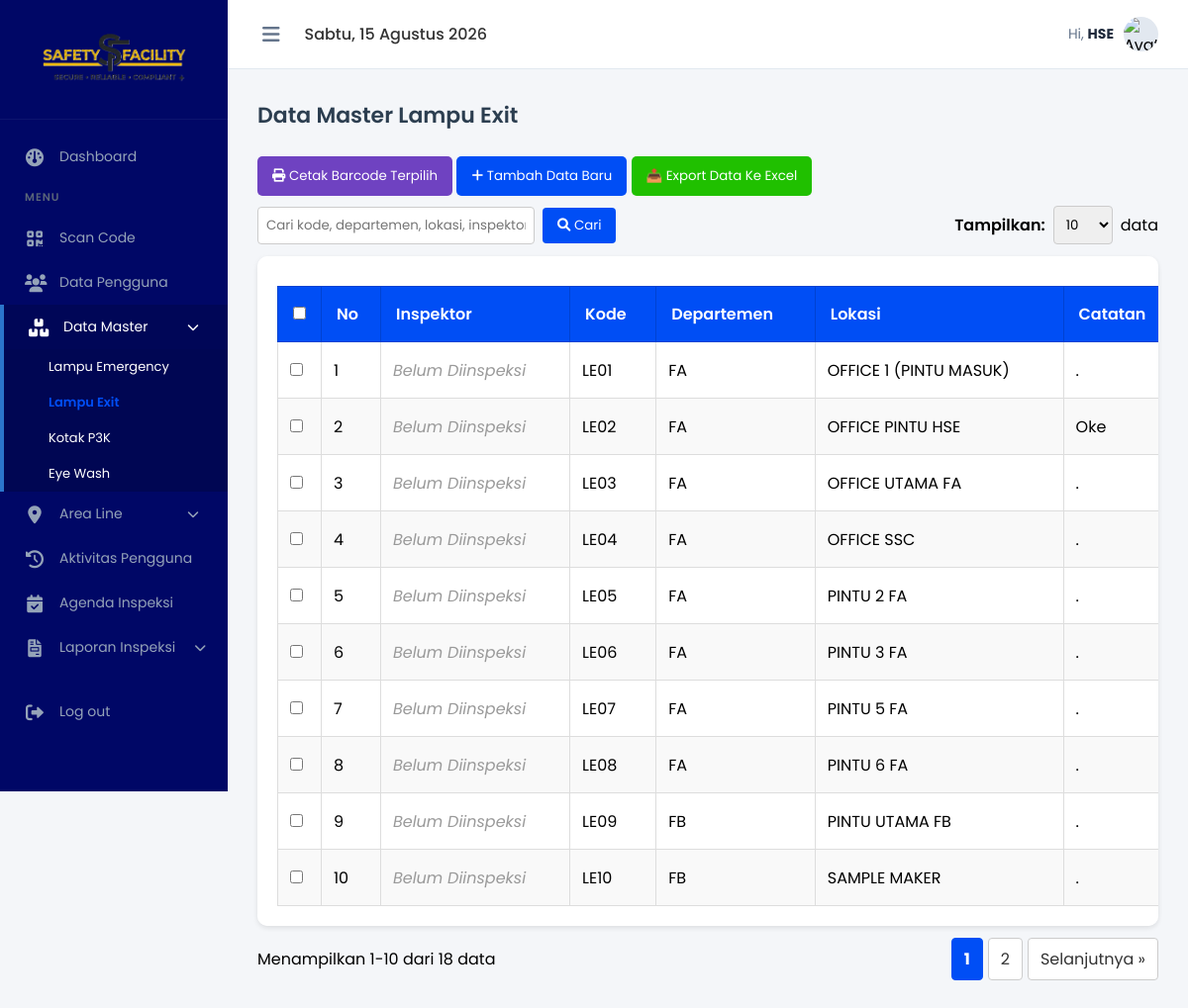
Screenshot of /lampu_exit.php (signed in) with the database file from the repository.
### tables this page shows
CREATE TABLE `master_lampu` (
  `id` int(11) NOT NULL,
  `code` varchar(50) NOT NULL,
  `merek` enum('Visalux','Panasonic','Hokito','') DEFAULT NULL,
  `line_area` varchar(100) DEFAULT NULL,
  `lokasi` varchar(255) NOT NULL,
  `indikator_mati_menyala` varchar(20) DEFAULT NULL,
  `lampu_mati` varchar(20) DEFAULT NULL,
  `nyala_otomatis` varchar(20) DEFAULT NULL,
  `kondisi` enum('baik','rusak','','') NOT NULL,
  `catatan` varchar(255) NOT NULL
);

### lampu_exit.php (the view, shortened to what this page needs)
<?php
global $koneksi;
$search = isset($_GET['search']) ? trim($_GET['search']) : '';
$limit = isset($_GET['limit']) ? (int)$_GET['limit'] : 10;
$limit_options = [10, 25, 50, 100];
$page = isset($_GET['page']) ? (int)$_GET['page'] : 1;
$offset = ($page - 1) * $limit;
$search_sql = '';
$join_sql = "FROM master_lampu ml
    LEFT JOIN (
        SELECT code_lampu, username, tanggal_inspeksi
        FROM inspeksi_lampu
        WHERE id_inspeksi IN (SELECT MAX(id_inspeksi) FROM inspeksi_lampu GROUP BY code_lampu)
    ) il ON ml.code = il.code_lampu
    WHERE ml.code LIKE 'LE%'" . $search_sql;
$query_total = mysqli_query($koneksi, "SELECT COUNT(*) AS total $join_sql");
$total_rows = 0;
if ($query_total) {
    $total_rows = (int) mysqli_fetch_assoc($query_total)['total'];
}
$total_pages = $total_rows > 0 ? (int) ceil($total_rows / $limit) : 1;
$query = mysqli_query($koneksi, "SELECT ml.*, il.username, il.tanggal_inspeksi $join_sql
    ORDER BY ml.id ASC
    LIMIT $limit OFFSET $offset");
$hari_ini = date('l');
$daftar_hari = [
    'Sunday' => 'Minggu',
    'Monday' => 'Senin',
    'Tuesday' => 'Selasa',
    'Wednesday' => 'Rabu',
    'Thursday' => 'Kamis',
    'Friday' => 'Jumat',
    'Saturday' => 'Sabtu'
];
$hari_indo = $daftar_hari[$hari_ini] ?? $hari_ini;
$bulan_ini = date('F');
$daftar_bulan = [
    'January' => 'Januari',
    'February' => 'Februari',
    'March' => 'Maret',
    'April' => 'April',
    'May' => 'Mei',
    'June' => 'Juni',
    'July' => 'Juli',
    'August' => 'Agustus',
    'September' => 'September',
    'October' => 'Oktober',
    'November' => 'November',
    'December' => 'Desember'
];
$bulan_indo = $daftar_bulan[$bulan_ini] ?? $bulan_ini;
$tanggal_format = $hari_indo . ", " . date('d') . " " . $bulan_indo . " " . date('Y');
?>
<!DOCTYPE html>
<html lang="id">
<head>
    <link rel="stylesheet" href="https://cdnjs.cloudflare.com/ajax/libs/font-awesome/6.0.0/css/all.min.css">
    <link rel="stylesheet" href="style.css">
</head>
<body>
    <aside class="sidebar" id="sidebar">
        <div class="sidebar-brand">
            <img src="../foto/logo.png" alt="Safety Facility Logo" class="sidebar-logo">
        </div>
        <ul class="sidebar-menu">
            <li><a href="index.php"><i class="fa-solid fa-gauge"></i> <span>Dashboard</span></a></li>
            <li class="menu-header">Menu</li>
            <li><a href="scan.php"><i class="fa-solid fa-qrcode"></i> <span>Scan Code</span></a></li>
            <li><a href="../login.php"><i class="fa-solid fa-users"></i> <span>Data Pengguna</span></a></li>
            <li class="has-submenu active">
                <a href="javascript:void(0)" onclick="toggleSubmenu(this)">
                    <i class="fa-solid fa-boxes-stacked"></i>
                    <span>Data Master</span>
                    <i class="fa-solid fa-chevron-down submenu-icon"></i>
                </a>
                <ul class="submenu" style="display: block;">
                    <li><a href="master_lampu.php"> Lampu Emergency</a></li>
                    <li><a href="lampu_exit.php" style="color: #004ef5; font-weight: 600;"> Lampu Exit</a></li>
                    <li><a href="master_p3k.php"> Kotak P3K</a></li>
                    <li><a href="master_eyewash.php"> Eye Wash</a></li>
                </ul>
            </li>
            <li class="has-submenu">
                <a href="javascript:void(0)" onclick="toggleSubmenu(this)">
                    <i class="fa-solid fa-location-dot"></i>
                    <span>Area Line</span>
                    <i class="fa-solid fa-chevron-down submenu-icon"></i>
                </a>
            </li>
            <li><a href="aktivitas.php"><i class="fa-solid fa-clock-rotate-left"></i> <span>Aktivitas Pengguna</span></a></li>
            <li><a href="agenda.php"><i class="fa-solid fa-calendar-check"></i> <span>Agenda Inspeksi</span></a></li>
            <li class="has-submenu">
                <a href="javascript:void(0)" onclick="toggleSubmenu(this)">
                    <i class="fa-solid fa-file-invoice"></i>
                    <span>Laporan Inspeksi</span>
                    <i class="fa-solid fa-chevron-down submenu-icon"></i>
                </a>
            </li>
            <li style="margin-top: 20px;"><a href="../logout.php"><i class="fa-solid fa-right-from-bracket"></i> <span>Log out</span></a></li>
        </ul>
    </aside>
    <main class="main-content">
        <header class="topbar">
            <div class="topbar-left">
                <button class="toggle-sidebar-btn" onclick="toggleSidebar()"><i class="fa-solid fa-bars"></i></button>
                <div class="topbar-date"><?= $tanggal_format; ?></div>
            </div>
            <div class="user-profile">
                <span>Hi, <strong><?= htmlspecialchars($_SESSION['nama_lengkap'] ?? 'Admin'); ?></strong></span>
                <div class="user-avatar">
                    <img src="https://images.unsplash.com/photo-1535713875002-d1d0cf377fde?q=80&w=100" alt="Avatar">
                </div>
            </div>
        </header>
        <section class="content-body">
            <h2 class="page-title">Data Master Lampu Exit</h2>
            <div class="top-actions">
                <button type="button" id="btnCetakTerpilih" onclick="cetakBarcodeTerpilih('lampu')" style="background: #6f42c1; border:none; padding:10px 15px; margin-bottom: 10px; color:white; border-radius:5px; cursor:pointer;"><i class="fa-solid fa-print"></i> Cetak Barcode Terpilih</button>
                <button type="button" onclick="document.getElementById('modalTambah').style.display='block'" style="background: #004ef5; border:none; padding:10px 15px; margin-bottom: 10px; color:white; border-radius:5px; cursor:pointer;">
                    <i class="fa-solid fa-plus"></i> Tambah Data Baru
                </button>
                <button onclick="window.location.href='../export/excel_exit.php'" style="background: #20c000; border:none; padding:10px 15px; margin-bottom: 10px; color:white; border-radius:5px; cursor:pointer;">📤 Export Data Ke Excel</button>
            </div>
            <div style="display:flex; justify-content:space-between; align-items:center; flex-wrap:wrap; gap:10px; margin-bottom:12px;">
                <form method="GET" style="display:flex; align-items:center; gap:8px;">
                    <input type="text" name="search" value="<?= htmlspecialchars($search); ?>" placeholder="Cari kode, departemen, lokasi, inspektor..." style="padding:8px; border:1px solid #ccc; border-radius:4px; width:280px;">
                    <button type="submit" style="background:#004ef5; color:white; border:none; padding:8px 15px; border-radius:4px; cursor:pointer;">
                        <i class="fa-solid fa-magnifying-glass"></i> Cari
                    </button>
                </form>
                <form method="GET" style="display:flex; align-items:center; gap:8px;">
                    <label style="font-weight:600;">Tampilkan:</label>
                    <select name="limit" onchange="this.form.submit()" style="padding:8px; border:1px solid #ccc; border-radius:4px;">
                        <?php foreach ($limit_options as $opt): ?>
                            <option value="<?= $opt; ?>" <?= $limit == $opt ? 'selected' : ''; ?>><?= $opt; ?></option>
                        <?php endforeach; ?>
                    </select>
                    <span>data</span>
                </form>
            </div>
            <div class="table-container">
                <table>
                    <thead>
                        <tr>
                            <th style="width: 3%"><input type="checkbox" id="checkAll" onclick="toggleCheckAll(this)"></th><th style="width: 5%">No</th>
                            <th>Inspektor</th>
                            <th>Kode</th>
                            <th>Departemen</th>
                            <th>Lokasi</th>
                            <th>Catatan</th>
                        </tr>
                    </thead>
                    <tbody>
                        <?php
                        $no = $offset + 1;
                        if ($query && mysqli_num_rows($query) > 0) {
                            while ($row = mysqli_fetch_assoc($query)) {
                        ?>
                                <tr>
                                    <td><input type="checkbox" class="row-check" value="<?= $row['id']; ?>"></td>
                                    <td><?= $no++; ?></td>
                                    <td><?= !empty($row['username']) ? htmlspecialchars($row['username']) : '<span style="color:#999; font-style:italic;">Belum Diinspeksi</span>'; ?></td>
                                    <td><?= htmlspecialchars($row['code']); ?></td>
                                    <td><?= !empty($row['line_area']) ? htmlspecialchars($row['line_area']) : '-'; ?></td>
                                    <td><?= htmlspecialchars($row['lokasi']); ?></td>
                                    <td><?= !empty($row['catatan']) ? htmlspecialchars($row['catatan']) : '-'; ?></td>
                                </tr>
                        <?php }
                        } else {
                            echo "<tr><td colspan='9' style='text-align:center;'>Tidak ada data master Lampu Exit tersedia</td></tr>";
                        }
                        ?>
                    </tbody>
                </table>
            </div>
            <div style="display:flex; justify-content:space-between; align-items:center; flex-wrap:wrap; gap:10px; margin-top:12px;">
                <div>
                    Menampilkan <?= $total_rows > 0 ? ($offset + 1) : 0; ?>-<?= min($offset + $limit, $total_rows); ?> dari <?= $total_rows; ?> data
                </div>
                <?php if ($total_pages > 1): ?>
                    <div style="display:flex; gap:5px; flex-wrap:wrap;">
                        <?php
                        $base_params = [];
                        $base_params['limit'] = $limit;
                        function buildPageUrl($page_num, $base_params)
                        {
                            $params = $base_params;
                            $params['page'] = $page_num;
                            return 'lampu_exit.php?' . http_build_query($params);
                        }
                        ?>
                        <?php for ($i = 1; $i <= $total_pages; $i++): ?>
                            <a href="<?= buildPageUrl($i, $base_params); ?>" style="padding:8px 12px; border:1px solid <?= $i == $page ? '#004ef5' : '#ccc'; ?>; background:<?= $i == $page ? '#004ef5' : '#fff'; ?>; color:<?= $i == $page ? '#fff' : '#333'; ?>; border-radius:4px; text-decoration:none; font-weight:<?= $i == $page ? '700' : '400'; ?>;"><?= $i; ?></a>
                        <?php endfor; ?>
                        <?php if ($page < $total_pages): ?>
                            <a href="<?= buildPageUrl($page + 1, $base_params); ?>" style="padding:8px 12px; border:1px solid #ccc; background:#fff; border-radius:4px; text-decoration:none; color:#333;">Selanjutnya &raquo;</a>
                        <?php endif; ?>
                    </div>
                <?php endif; ?>
            </div>
        </section>
    </main>
</body>
</html>

### admin/style.css (style rules this page uses)
* { margin: 0; padding: 0; box-sizing: border-box; font-family: 'Poppins', sans-serif; }
body { background-color: #f4f6f9; display: flex; min-height: 100vh; overflow-x: hidden; }
.sidebar { width: 230px; background-color: #000766; color: #adb5bd; display: flex; flex-direction: column; transition: width 0.3s ease; overflow-y: auto; overflow-x: hidden; height: 100vh; position: fixed; top: 0; left: 0; z-index: 100; }
.sidebar-brand { padding: 20px; display: flex; align-items: center; justify-content: center; color: #fff; border-bottom: 1px solid rgba(255, 255, 255, 0.05); white-space: nowrap; }
.sidebar-logo { max-width: 85%; height: auto; transition: all 0.3s ease; }
.sidebar-menu { padding: 15px 0; list-style: none; flex-grow: 1; }
.menu-header { padding: 10px 25px; font-size: 11px; text-transform: uppercase; letter-spacing: 1px; color: #596579; font-weight: 600; white-space: nowrap; transition: opacity 0.2s; }
.sidebar-menu li a { display: flex; align-items: center; gap: 15px; padding: 12px 25px; color: #94a3b8; text-decoration: none; font-size: 14px; transition: all 0.3s; white-space: nowrap; }
.sidebar-menu li a i { font-size: 18px; width: 20px; text-align: center; flex-shrink: 0; }
.sidebar-menu li a span { transition: opacity 0.2s; }
.sidebar-menu li a:hover, .sidebar-menu li.active a { background-color: rgba(255, 255, 255, 0.02); color: #fff; }
.sidebar-menu li.active a { border-left: 4px solid #2b75cc; background-color: rgba(0, 0, 0, 0.15); }
.main-content { flex-grow: 1; display: flex; flex-direction: column; min-width: 0; margin-left: 230px; transition: margin-left 0.3s ease; }
.topbar { background-color: #fff; height: 70px; display: flex; align-items: center; justify-content: space-between; padding: 0 30px; border-bottom: 1px solid #e2e8f0; }
.topbar-left { display: flex; align-items: center; gap: 20px; }
.toggle-sidebar-btn { font-size: 20px; color: #64748b; cursor: pointer; background: none; border: none; outline: none; padding: 5px; display: flex; align-items: center; justify-content: center; transition: color 0.2s; }
.topbar-date { font-size: 16px; color: #333; font-weight: 500; }
.user-profile { display: flex; align-items: center; gap: 10px; cursor: pointer; }
.user-profile span { font-size: 14px; color: #64748b; }
.user-profile strong { color: #1e293b; }
.user-avatar { width: 35px; height: 35px; background-color: #e2e8f0; border-radius: 50%; display: flex; align-items: center; justify-content: center; overflow: hidden; }
.user-avatar img { width: 100%; height: 100%; object-fit: cover; }
.content-body { padding: 30px; flex-grow: 1; position: relative; }
.page-title { font-size: 22px; font-weight: 600; color: #2c3e50; margin-bottom: 25px; }
.submenu { display: none; list-style: none; background: rgba(0, 0, 0, 0.05); margin: 0; padding: 0; }
.submenu li a { display: flex; align-items: center; padding: 8px 15px 8px 45px !important; font-size: 13px !important; color: #444; text-decoration: none; transition: background 0.2s; }
.submenu-icon { margin-left: auto; font-size: 12px !important; transition: transform 0.3s ease; }
.has-submenu>a { display: flex; align-items: center; width: 100%; }
.main-content { animation: fadeIn 0.4s ease-out; }
.content-body { animation: slideInUp 0.5s cubic-bezier(0.16, 1, 0.3, 1); }
.table-container { animation: slideInUp 0.6s cubic-bezier(0.16, 1, 0.3, 1) both; animation-delay: 0.2s; }
.shortcut-card, .stat-card, .table-action-btn, button, a { transition: all 0.2s ease-in-out !important; }

### lampu_exit.php (style rules this page uses)
.table-container { background: #fff; padding: 20px; border-radius: 10px; box-shadow: 0 2px 5px rgba(0, 0, 0, 0.1); overflow-x: auto; overflow-y: hidden; white-space: nowrap; }
.table-container table { min-width: 1200px; width: max-content; border-collapse: collapse; margin-top: 10px; }
thead tr { background-color: #004ef5; color: white; }
thead th { padding: 15px; text-align: left; font-weight: 600; border: 1px solid #0042d1; }
tbody td { padding: 12px; border: 1px solid #ddd; }
tbody tr:nth-child(even) { background-color: #f9f9f9; }

### rows the page displays
master_lampu: code "LE01", line_area "FA", lokasi "OFFICE 1 (PINTU MASUK)", catatan "."
master_lampu: code "LE02", line_area "FA", lokasi "OFFICE PINTU HSE", catatan "Oke"
master_lampu: code "LE03", line_area "FA", lokasi "OFFICE UTAMA FA", catatan "."
master_lampu: code "LE04", line_area "FA", lokasi "OFFICE SSC", catatan "."
master_lampu: code "LE05", line_area "FA", lokasi "PINTU 2 FA", catatan "."
master_lampu: code "LE06", line_area "FA", lokasi "PINTU 3 FA", catatan "."
master_lampu: code "LE07", line_area "FA", lokasi "PINTU 5 FA", catatan "."
master_lampu: code "LE08", line_area "FA", lokasi "PINTU 6 FA", catatan "."
master_lampu: code "LE09", line_area "FB", lokasi "PINTU UTAMA FB", catatan "."
master_lampu: code "LE10", line_area "FB", lokasi "SAMPLE MAKER", catatan "."

### other values shown
$_SESSION['nama_lengkap'] "HSE"
$offset + 1 "1"
min($offset + $limit, $total_rows) "10"
$total_rows "18"
form field limit "10"
